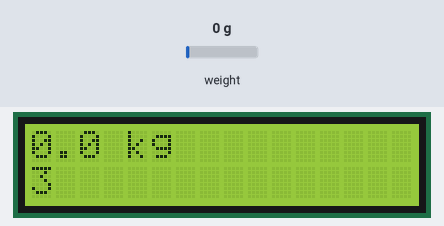
This sketch was run on a simulated Arduino Uno, built with avr-gcc and run on an emulated ATmega328P. Parts: 16×2 character LCD. The test bench sets the inputs (shaded band); at power-on: weight on the scale 0 g. What the sketch prints to the serial monitor is not drawn.

Above: at 3.4 s.
3.5 s: weight on the scale set to 1250 g
At 4.9 s:
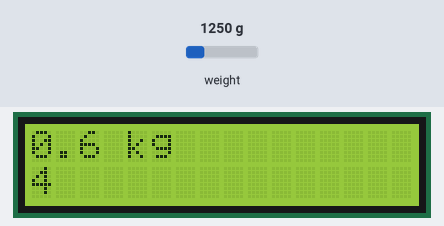
5.5 s: weight on the scale set to 2500 g
At 6.8 s:
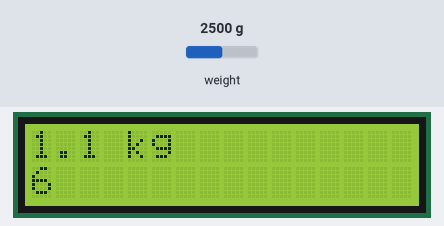
7.6 s: weight on the scale set to 3750 g
At 8.9 s:
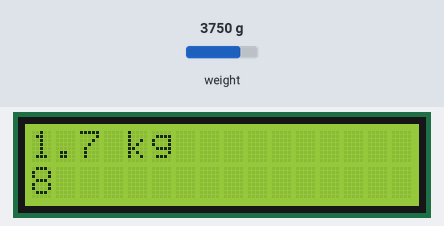
Timing chart, 0 to 10.6 s (numbered marks = the images above; inputs shaded):
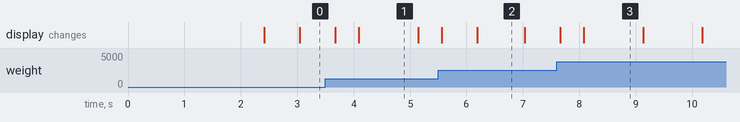

Measured:
- what the display in image 1 shows lasts 1.0 s, from 4.1 s to 5.1 s
- what the display in image 2 shows lasts 0.8 s, from 6.2 s to 7.0 s

The sketch:

success.ino
```cpp
#include <LiquidCrystal_I2C.h>
#include <Wire.h>
LiquidCrystal_I2C lcd(0x27, 2, 1, 0, 4, 5, 6, 7, 3, POSITIVE);  // 設定 LCD I2C 位址


 #include "HX711.h"
#define DOUT  3
#define CLK  2

HX711 scale;

float calibration_factor = -7050.0; //-7050 worked for my 440lb max scale setup

void setup() {
  lcd.begin(16, 2);      // 初始化 LCD，一行 16 的字元，共 2 行，預設開啟背光

  lcd.backlight(); //開啟背光

  Serial.begin(9600);
  Serial.println("HX711 calibration sketch");
  Serial.println("Remove all weight from scale");
  Serial.println("After readings begin, place known weight on scale");
  Serial.println("Press + or a to increase calibration factor");
  Serial.println("Press - or z to decrease calibration factor");

  scale.begin(DOUT, CLK);
  scale.set_scale();
  scale.tare(); //Reset the scale to 0

  long zero_factor = scale.read_average(); //Get a baseline reading
  Serial.print("Zero factor: "); //This can be used to remove the need to tare the scale. Useful in permanent scale projects.
  Serial.println(zero_factor);
}

void loop() {

  scale.set_scale(calibration_factor); //Adjust to this calibration factoree

  Serial.print("Reading: ");
  Serial.print(0.454 *scale.get_units(), 1);
  Serial.print(" kg"); //Change this to kg and re-adjust the calibration factor if you follow SI units like a sane person
  Serial.print(" calibration_factor: ");
  Serial.print(calibration_factor);
  Serial.println();

  if(Serial.available())
  {
    char temp = Serial.read();
    if(temp == '+' || temp == 'a')
      calibration_factor += 10;
    else if(temp == '-' || temp == 'z')
      calibration_factor -= 10;
  }
    lcd.setCursor(0, 0);
    lcd.print(0.454 *scale.get_units(), 1);
    lcd.print(" kg");

    lcd.setCursor(0, 1);
    lcd.print(millis()/1000);


}
```
